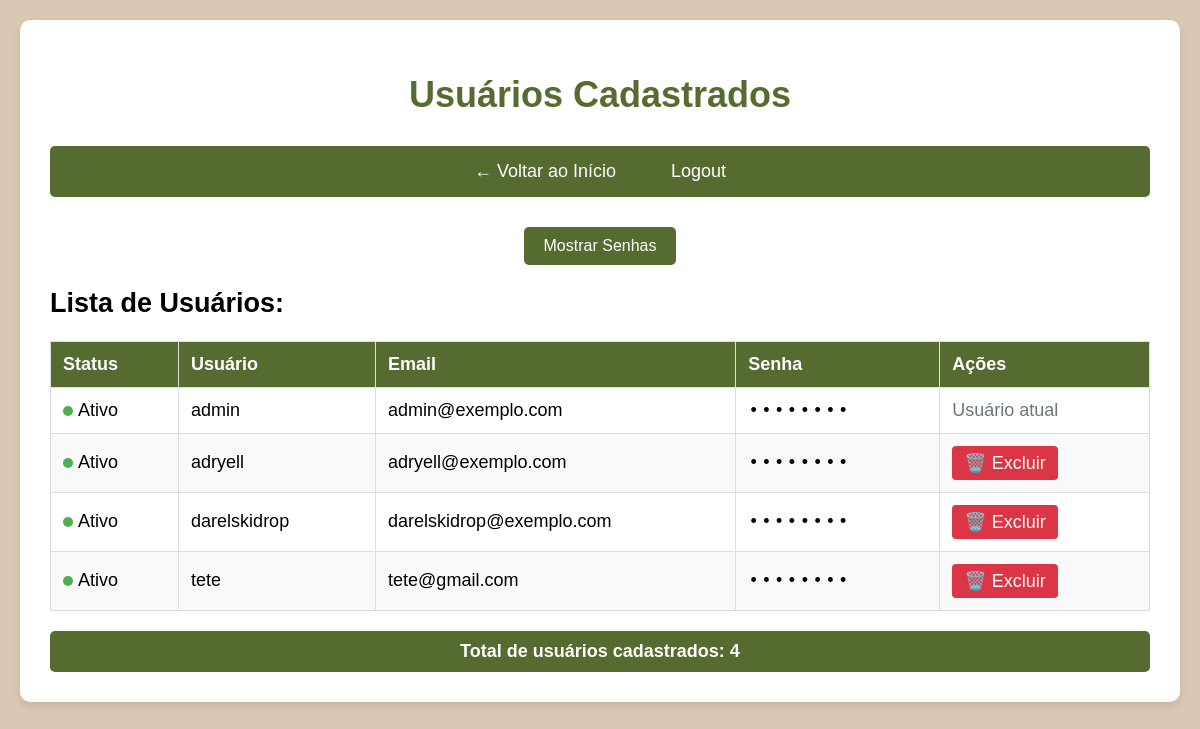
/usuarios (signed in), run on the app's committed database.
### tables this page shows
CREATE TABLE usuarios (
            id INTEGER PRIMARY KEY AUTOINCREMENT,
            nome TEXT UNIQUE NOT NULL,
            senha TEXT NOT NULL
        , senha_original TEXT, email TEXT);

### app.py (the view)
@app.route('/usuarios')
@login_required
def listar_usuarios():
    with get_db() as conn:
        usuarios = conn.execute('SELECT nome, email, senha, senha_original FROM usuarios ORDER BY nome').fetchall()
    usuarios_list = [{
        'nome': u['nome'],
        'email': u['email'] or 'N/A',
        'senha_hash': u['senha'],
        'senha_original': u['senha_original'] or 'N/A'
    } for u in usuarios]
    return render_template('usuarios.html', usuarios=usuarios_list)

### app.py (called while the page is built)
def get_db():
    conn = sqlite3.connect('app.db')
    conn.row_factory = sqlite3.Row
    return conn

def login_required(f):
    @wraps(f)
    def decorated(*args, **kwargs):
        if 'usuario' not in session:
            return redirect('/login')
        return f(*args, **kwargs)
    return decorated

@app.context_processor
def inject_user():
    return dict(
        session=session,
        is_admin=is_admin
    )

### templates/usuarios.html (shortened to what this page needs)
<!DOCTYPE html>
<html lang="pt-br">
<head>
</head>
<body>
    <div class="container">
        <h1>Usuários Cadastrados</h1>
        <nav>
            <a href="{{ url_for('index') }}">← Voltar ao Início</a>
            <a href="{{ url_for('logout') }}">Logout</a>
        </nav>
        {% if is_admin %}
        <div class="toggle-container">
            <button class="toggle-btn" onclick="toggleSenhas()">
                <span id="toggle-text">Mostrar Senhas</span>
            </button>
        </div>
        {% else %}
        <div class="aviso">
            ⚠️ Apenas o administrador pode visualizar senhas e gerenciar usuários
        </div>
        {% endif %}
        <h2>Lista de Usuários:</h2>
        <table>
            <thead>
                <tr>
                    <th>Status</th>
                    <th>Usuário</th>
                    <th>Email</th>
                    {% if is_admin %}
                    <th>Senha</th>
                    <th>Ações</th>
                    {% endif %}
                </tr>
            </thead>
            <tbody>
                {% for usuario in usuarios %}
                <tr>
                    <td><span class="status-icon"></span>Ativo</td>
                    <td>{{ usuario.nome }}</td>
                    <td class="email-cell">{{ usuario.email }}</td>
                    {% if is_admin %}
                    <td class="senha-cell">
                        <span class="senha-hidden">••••••••</span>
                    </td>
                    <td>
                        {% if usuario.nome != session.usuario %}
                        <form method="POST" action="{{ url_for('excluir_usuario', nome_usuario=usuario.nome) }}" style="display: inline;"
                              onsubmit="return confirm('Tem certeza que deseja excluir o usuário {{ usuario.nome }}?')">
                            <button type="submit" class="delete-btn">🗑️ Excluir</button>
                        </form>
                        {% else %}
                        <span style="color: #6c757d; font-size: 18px;">Usuário atual</span>
                        {% endif %}
                    </td>
                    {% endif %}
                </tr>
                {% endfor %}
            </tbody>
        </table>
        <div class="total-usuarios">
            <strong>Total de usuários cadastrados: {{ usuarios|length }}</strong>
        </div>
    </div>
</body>
</html>

### templates/usuarios.html (style rules this page uses)
body { margin: 0; padding: 20px; font-size: 18px; background-color: #dac8b3; font-family: Arial, sans-serif; }
.container { max-width: 1500px; margin: 0 auto; background-color: white; padding: 30px; border-radius: 10px; box-shadow: 0 4px 8px rgba(0,0,0,0.1); }
h1 { color: #556b2f; text-align: center; margin-bottom: 30px; }
nav { background-color: #556b2f; padding: 15px; border-radius: 5px; text-align: center; margin-bottom: 30px; }
nav a { color: white; text-decoration: none; margin: 0 10px; padding: 8px 15px; border-radius: 3px; transition: background-color 0.3s; }
.toggle-container { text-align: center; margin-bottom: 20px; }
.toggle-btn { background-color: #556b2f; color: white; border: none; padding: 10px 20px; border-radius: 5px; cursor: pointer; font-size: 16px; transition: background-color 0.3s; }
table { width: 100%; border-collapse: collapse; margin-bottom: 20px; }
th, td { border: 1px solid #ddd; padding: 12px; text-align: left; }
th { background-color: #556b2f; color: white; }
tr:nth-child(even) { background-color: #f9f9f9; }
.senha-hidden { font-family: monospace; letter-spacing: 2px; }
.total-usuarios { background-color: #556b2f; color: white; padding: 10px; border-radius: 5px; text-align: center; font-weight: bold; }
.status-icon { display: inline-block; width: 10px; height: 10px; border-radius: 50%; background-color: #4CAF50; margin-right: 5px; }
.delete-btn { background-color: #dc3545; color: white; border: none; padding: 6px 12px; border-radius: 4px; cursor: pointer; font-size: 18px; transition: background-color 0.3s; }
.email-cell { max-width: 200px; overflow: hidden; text-overflow: ellipsis; white-space: nowrap; }

### data on the page
usuarios: nome "admin", email "admin@exemplo.com", shows "Usuário atual"
usuarios: nome "adryell", email "adryell@exemplo.com"
usuarios: nome "darelskidrop", email "darelskidrop@exemplo.com"
usuarios: nome "tete", email "tete@gmail.com"

### other printed values
{{ usuarios|length }} "4"
